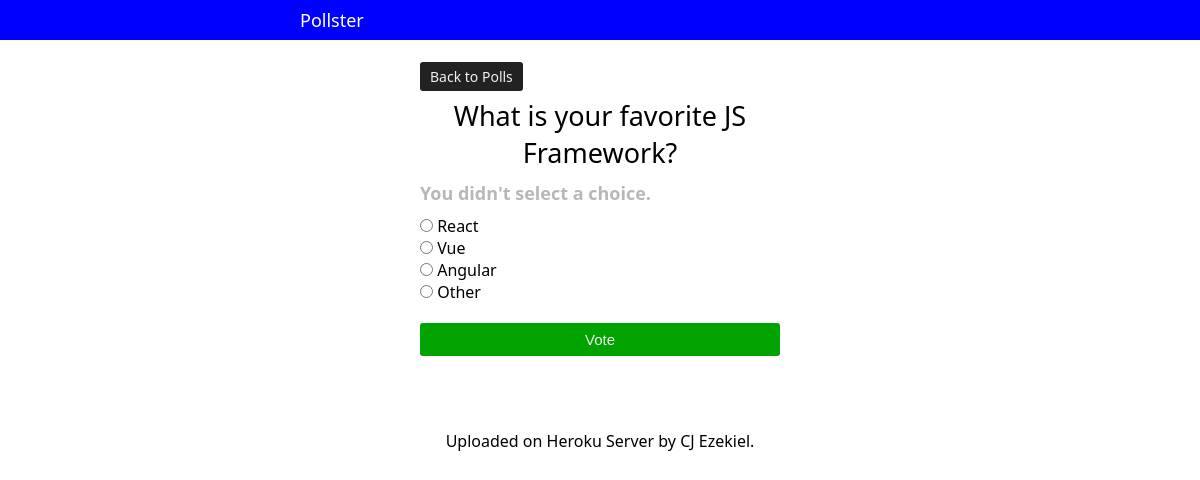
/polls/2/vote/, run on the app's committed database.
### polls/models.py (models this page shows, shortened)
class Question(models.Model):
    question_text = models.CharField(max_length=200)
    pub_date = models.DateTimeField('date published')

class Choice(models.Model):
    question = models.ForeignKey(Question, on_delete=CASCADE)
    choice_text = models.CharField(max_length=200)
    votes = models.IntegerField(default=0)

### polls/views.py (the view)
# urls.py: path('<int:question_id>/vote/', views.vote, name='vote')
def vote(request, question_id):
    question = get_object_or_404(Question, pk=question_id)
    try:
        selected_choice = question.choice_set.get(pk=request.POST['choice'])
    except (KeyError, Choice.DoesNotExist):
        return render(request, 'polls/detail.html', {
            'question': question,
            'error_message': "You didn't select a choice.",
        })
    else:
        selected_choice.votes += 1
        selected_choice.save()
        return HttpResponseRedirect(reverse('polls:results', args=(question_id,)))

### templates/polls/detail.html (shortened to what this page needs)
{% extends "base.html" %}
{% block content %}
      <div class="vote">
            <div class="back">
                <a href="{% url 'polls:index' %}">Back to Polls</a>
            </div>
            <div class="title">
                <h3>{{ question.question_text }}</h3>
            </div>
            {% if error_message %}
                <p>
                    <strong>{{ error_message }}</strong>
                </p>
            {% endif %}
            <div class="form">
                <form action="{% url 'polls:vote' question.id %}" method="post">
                    {% for choice in question.choice_set.all %}
                     <div class="form-check">
                            <input
                                type="radio"
                                name="choice"
                                id="choice{{ forloop.counter }}"
                                value="{{ choice.id }}">
                            <label for="choice{{ forloop.counter }}">{{ choice.choice_text }}</label>
                        </div>
                    {% endfor %}
                    <div class="submit">
                        <input type="submit" value="Vote">
                    </div>
                </form>
            </div>
        </div>
{% endblock %}

### templates/base.html (style rules this page uses)
* { padding: 0; margin: 0; box-sizing: border-box; }
html, body { box-sizing: border-box; background-color: #fff; color: #000; font-family: 'Segoe UI', Tahoma, Geneva, Verdana, sans-serif; }
.vote { width: 30%; margin: auto; padding: 10px 0px; box-sizing: border-box; }
.vote .back { margin-bottom: 10px; }
.vote .back a { background-color: #222; color: #f1f1f1; text-decoration: none; padding: 5px 10px; font-size: 14px; border-radius: 3px; }
.vote .title { margin-bottom: 10px; }
.vote .title h3 { font-size: 27px; font-weight: normal; text-align: center; }
.vote p { color: rgba(0, 0, 0, 0.281); font-size: 18px; font-weight: normal; margin: 10px 0px; }
.vote .form .form-check input { border: none; outline: none; }
.vote .form .submit { width: 100%; margin-top: 20px; }
.vote .form .submit input { width: 100%; background-color: rgb(0, 163, 0); color: #f1f1f1; padding: 8px 0px; font-size: 15px; border: none; outline: none; border-radius: 3px; }

### data on the page
Question: question_text "What is your favorite JS Framework?"
Choice: choice_text "React"
Choice: choice_text "Vue"
Choice: choice_text "Angular"
Choice: choice_text "Other"

### other printed values
{{ error_message }} "You didn't select a choice."
